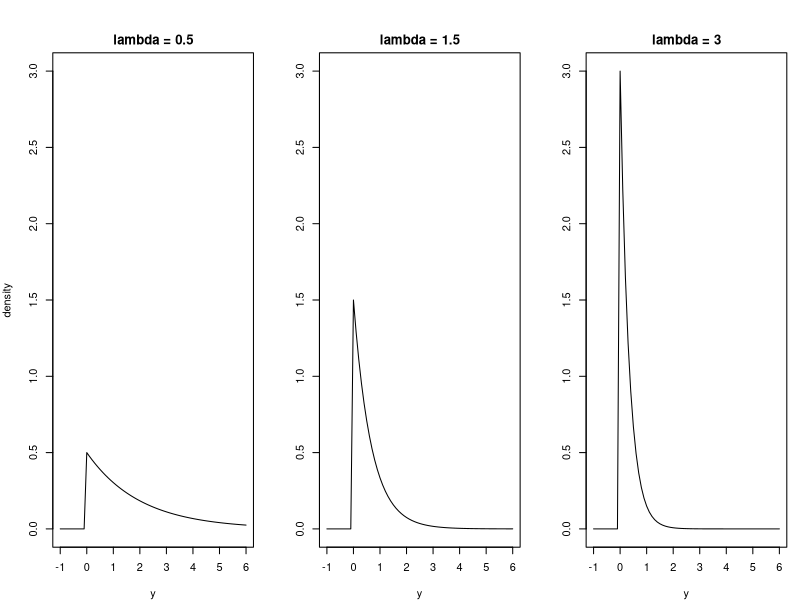
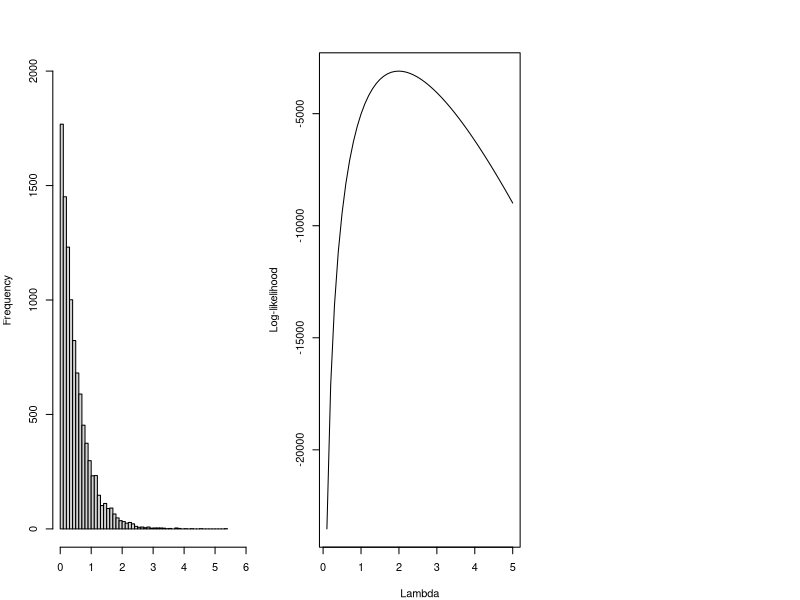
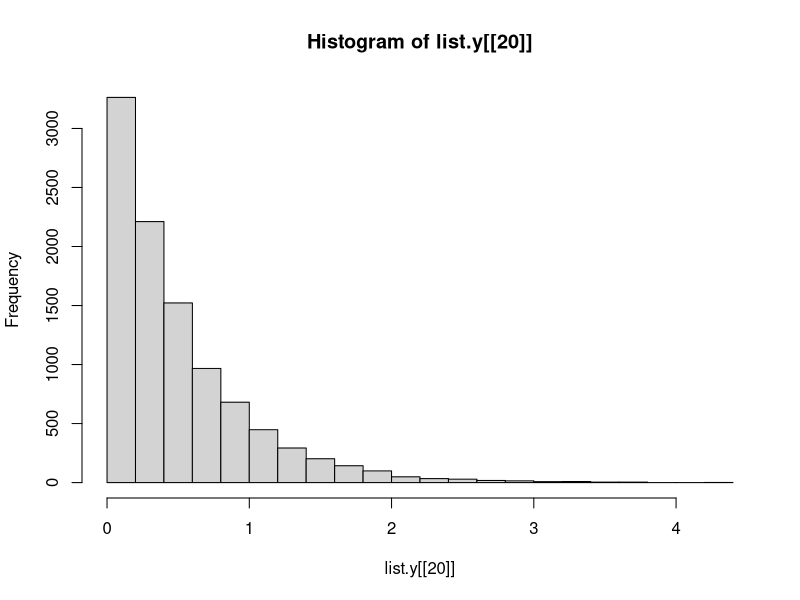

Generate these figures, in order, with R:
# --------------------------------------
# Visualization of Exponential Distribution
# Keigo Tanabe (tamu)
# --------------------------------------

# Purpose 
    # show exp dist under different lambda
    # show an example of MLE


# ------
# exponential distribution
# ------

df.fy <- data.frame(y = seq(-1,6,by=0.1));  head(df.fy)

# density of exp under diff lambda.  (lambda = 0.5, 1.5, 3)
# add them as columns
df.fy$fy <- 0.5*exp(-0.5*df.fy$y)  # lambda = 0.5 <-- the coded operation is the PDF on the pset0
df.fy$fy2 <- 1.5*exp(-1.5*df.fy$y) # lambda = 1.5
df.fy$fy3 <- 3*exp(-3*df.fy$y)     # lambda =  3


# PDF = 0 when y < 0 
df.fy$fy[df.fy$y<0] <- 0
df.fy$fy2[df.fy$y<0] <- 0
df.fy$fy3[df.fy$y<0] <- 0



# Plot
  par(mfrow = c(1, 3), mar = c(4, 4, 2, 1), oma = c(0, 0, 2, 0))
  
  plot(x = df.fy$y, y = df.fy$fy, type="l",  ylim=c(0,3), main = "lambda = 0.5", xlab = "y",ylab="density")
  plot(x = df.fy$y, y = df.fy$fy2, type="l", ylim=c(0,3), main = "lambda = 1.5", xlab = "y",ylab="")
  plot(x = df.fy$y, y = df.fy$fy3, type="l", ylim=c(0,3), main = "lambda = 3", xlab = "y",ylab="")



# ------
# generate data
# ------
N <- 10000  # number of observations
lambda <- 2 #  lambda = 2
data <- y <- rexp(N, rate = lambda)  # generate data
c.lambda <- seq(0.1, 5, by = 0.1) # a vector of lambda
hist(data, breaks=50,xlab ="",main="",ylim=c(0,2000),xlim=c(0,6))


# ------
# MLE
# ------

# we know is sampled from exponential dist 
# with lambda = 2. Let's see if we can 
# recover the value of lambda using MLE.
# You can repeat the same exercise using other 
# values of lambda (see the bottom of this file)


# Save values of lambda and 
# corresponding log-likelihood (LL) here
c.lambda <- seq(0.1, 5, by = 0.1)
df.L <- data.frame(lambda = c.lambda, LL = NA)

# compute LL for each lambda
for(i in 1:length(c.lambda)){
    # -- eq taken from math camp notes --
    df.L$LL[i] <- N*log(c.lambda[i]) - sum(c.lambda[i]*data) 
}


# log-likelihood 
plot(x = df.L$lambda, y = df.L$LL, type = "l",
     xlab = "Lambda", ylab = "Log-likelihood")

dev.off()
  

# At the maximum, slope is flat, and the rate of change is negative. 
# We are taking the derivative of this slope.

# hence, FOC is that first derivative = 0 and SOC is that second derivative < 0


# ------
# Data 
# ------

# Sample observations from exp dist
# Lambda is set to vary between 0 and 5. 

N <- 10000  # number of y 
list.y <- list() # the place to hold 
c.lambda <- seq(0.1, 5, by = 0.1) # a vector of lambda

# generate a hypothetical data
for(i in 1:length(c.lambda)){
    set.seed(20211001)
    list.y[[i]] <- y <- rexp(N, rate = c.lambda[i])   
}

# when lambda = 2
c.lambda[20] 
# ten thousand ys are distributed as the histogram below
hist(list.y[[20]], breaks=20) 

